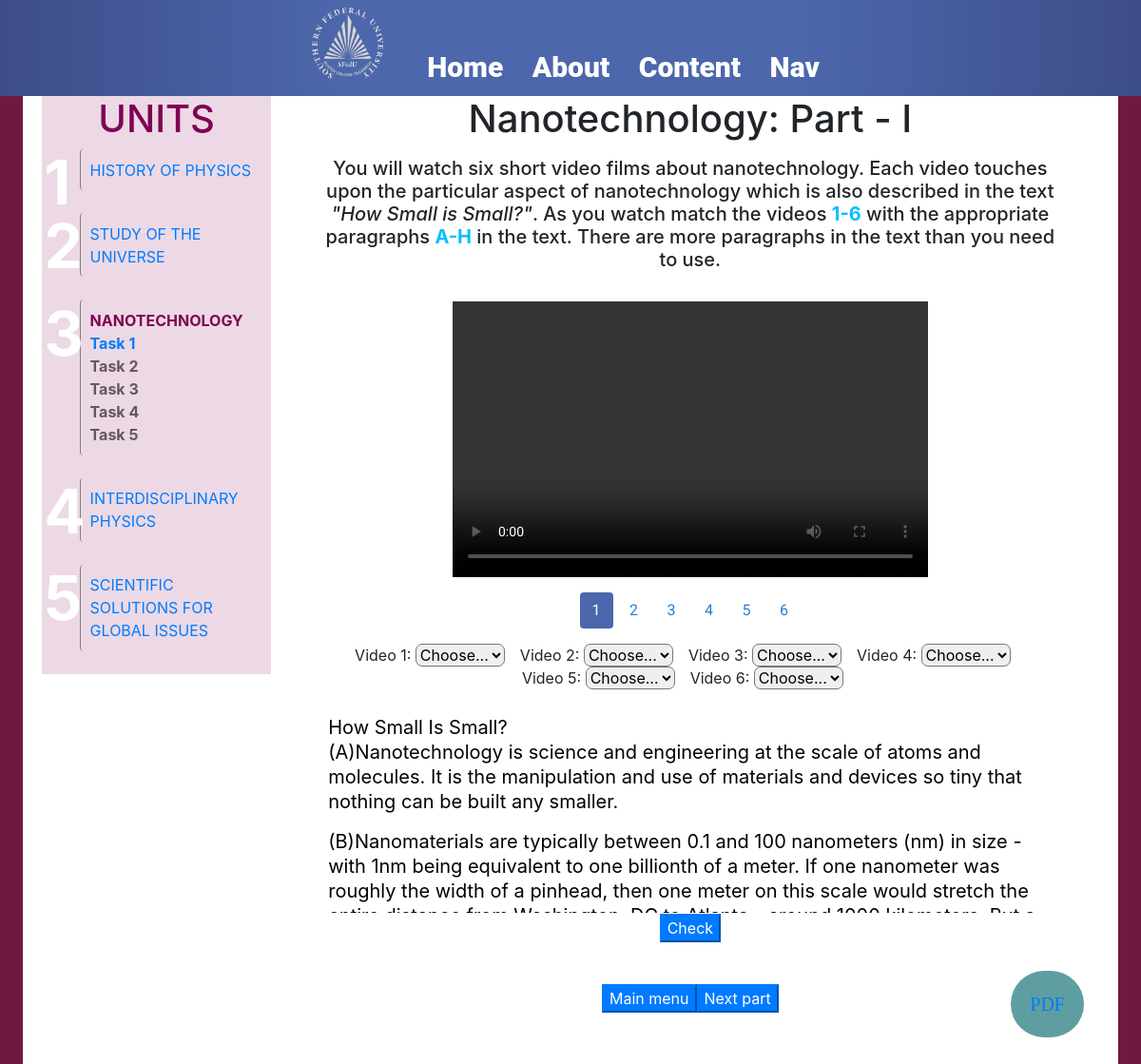
The page /tests.php?title=2&part=0 on the database its author committed.
### tables this page shows
CREATE TABLE "menu" (
	"id"	INTEGER PRIMARY KEY AUTOINCREMENT UNIQUE,
	"title"	TEXT,
	"image"	INTEGER
);

CREATE TABLE "tests" (
	"id"	INTEGER PRIMARY KEY AUTOINCREMENT UNIQUE,
	"title"	INTEGER,
	"part"	INTEGER,
	"content"	TEXT,
	"answers"	TEXT,
	"zadanie"	TEXT,
	"page"	INTEGER
);

### php/beautyTitle.php (the view, shortened to what this page needs)
<?php
    $DB = new SQLite3("db.sqlite");
    $part = (int)$_GET['part']+1;
    $title= (int)$_GET['title']+1;
    $partsRome = array("I", "II", "III", "IV", "V");
    $title=$DB->query("SELECT title FROM MENU WHERE id =".$title.";")->fetchArray()[0];
    echo "<h1 align='center' class='beauty_title''>".$title.": Part - ".$partsRome[$part-1]."</h1>";
?>

### php/tasker.php
<?php
    $DB = new SQLite3("db.sqlite");
    echo "<div align='center'>";
    $task=$DB->query("SELECT zadanie FROM tests WHERE title=".(int)$_GET['title']." AND part=".(int)$_GET['part']."")->fetchArray()[0];
    echo $task;
    echo "</div>"
?>

### php/texter.php (shortened to what this page needs)
<?php
function createFor1stPart(){
    echo "<div align='center'>";
    for($i=0;$i<6;$i++){
        echo '<div style="display: inline-block"><a>Video '.($i+1).': </a><select id="'."selectItem".$i.'" style="margin-right: 2vh;border-radius: 7px;"><option value="">Choose...</option><option id="A">A</option><option id="B">B</option><option id="C">C</option><option id="D">D</option><option id="E">E</option><option id="F">F</option><option id="G">G</option><option id="H">H</option></select></div>';;
    }
    echo "</div>";
    $DB = new SQLite3("db.sqlite");
    echo "<div>";
    $result=(string)$DB->query("SELECT content FROM tests WHERE title = ".$_GET["title"]." AND part = ".$_GET["part"]. "")->fetchArray()[0];
    echo $result;
    echo "</div>";
}
$part=(int)$_GET['part'];
if($part==0){
    createFor1stPart();
}
else if($part==1){
    createFor2ndPart();
} else if($part==2){
    createFor3rdPart();
}
if(($part>=0) && ($part<=2)){
    echo "<div align='center'><button id='checkButton' class='btn-primary'>Check</button><div>";
}
?>

### css/styles2.css (style rules this page uses)
html { scroll-behavior:smooth; }
body { margin: 0px; background-color: #711840; }
.text { background: #fff; color: #000; margin: 0 auto; width: 100%; height: 220px; overflow-x: hidden; overflow-y: auto; padding: 0.5em; border: 1px solid #fff; border-radius: 3px; font-style: normal; font-size: 20px; line-height: 1.3em; margin-top: 2vh; }
.task { text-align: center; margin: 0 auto; margin-top: 2vh; margin-bottom: 4vh; font-size: 20px; }
.task-char { color: deepskyblue; font-weight: bold; }

### rows shown on the page
menu: title "Nanotechnology"
tests: zadanie "You will watch six short video films about nanotechnology. Each video touches upon the particular aspect of nanotechnology which is also described in the text \"How Small is Small?\" . As you watch match the videos 1-6 with the appropriate paragraphs A-H in the text. There are more paragraphs in the text than you need to use.", content "How Small Is Small? (A) Nanotechnology is science and engineering at the scale of atoms and molecules. It is the manipulation and use of materials and devices so tiny that nothing can be built any smaller. (B) Nanomaterials are typically between 0.1 and 100 nanometers (nm) in size - with 1nm being equivalent to one billionth of a meter. If one nanometer was roughly the width of a pinhead, then one meter on this scale would stretch the…"

### other values the page prints
$parts[$i] "HISTORY OF PHYSICS"
$parts[$i] "STUDY OF THE UNIVERSE"
$parts[$i] "NANOTECHNOLOGY"
$parts[$i] "INTERDISCIPLINARY PHYSICS"
$parts[$i] "SCIENTIFIC SOLUTIONS FOR GLOBAL ISSUES"
$partsRome[$part-1] "I"
